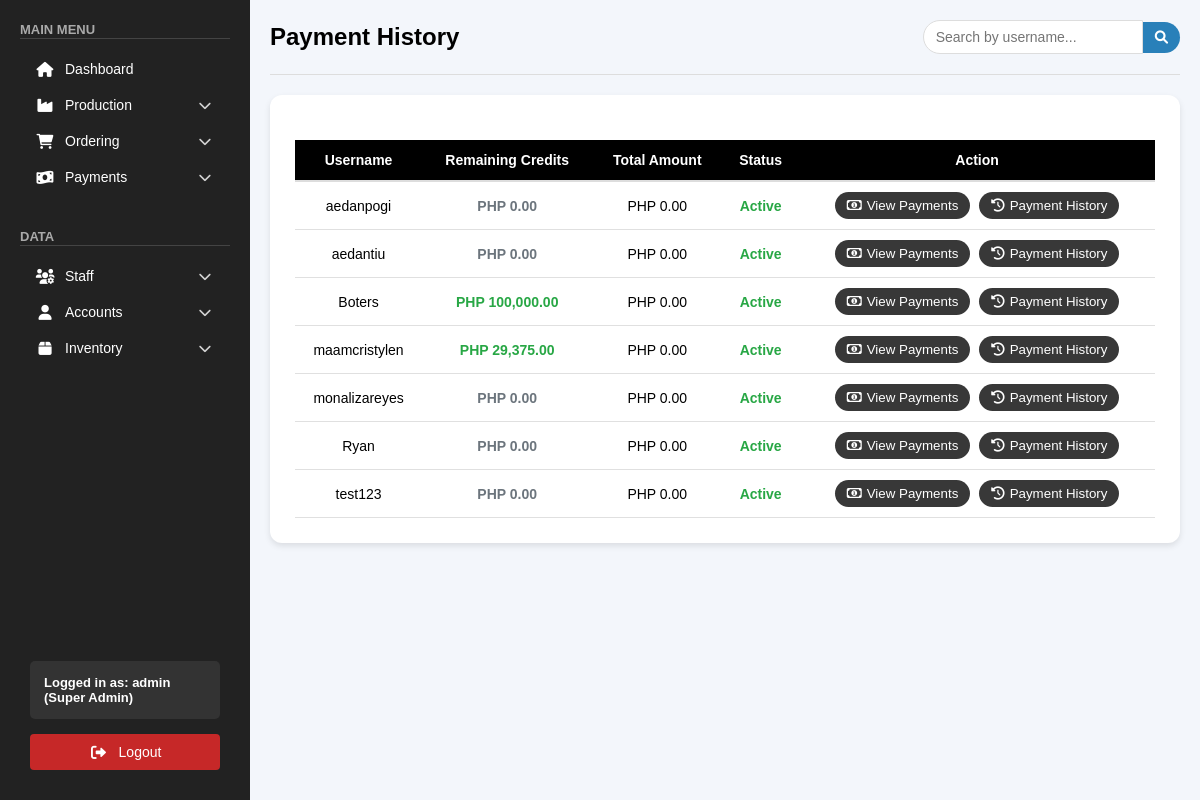
The page /admin/public/pages/payment_history.php (signed in) on the database its author committed.
### tables this page shows
CREATE TABLE `clients_accounts` (
  `id` int(11) NOT NULL,
  `username` varchar(255) NOT NULL,
  `password` varchar(255) NOT NULL,
  `email` varchar(255) NOT NULL,
  `phone` varchar(50) DEFAULT NULL,
  `region` varchar(100) DEFAULT NULL,
  `city` varchar(100) DEFAULT NULL,
  `company` varchar(255) DEFAULT NULL,
  `company_address` varchar(255) DEFAULT NULL,
  `bill_to_address` varchar(255) DEFAULT NULL,
  `business_proof` text DEFAULT NULL,
  `status` varchar(50) DEFAULT 'Active',
  `balance` decimal(10,2) DEFAULT 0.00,
  `created_at` timestamp NOT NULL DEFAULT current_timestamp(),
  `client_session_id` varchar(255) DEFAULT NULL,
  `client_last_login` timestamp NULL DEFAULT NULL,
  `verification_code` varchar(6) DEFAULT NULL,
  `code_expires_at` datetime DEFAULT NULL
);

### admin/public/pages/payment_history.php (the view, shortened to what this page needs)
<?php
include "../../backend/db_connection.php";
$sql = "SELECT username, status, balance FROM clients_accounts WHERE status IN ('Active', 'Inactive') ORDER BY username";
$result = $conn->query($sql);
$users = [];
if ($result && $result->num_rows > 0) {
    while ($row = $result->fetch_assoc()) {
        $users[] = $row;
    }
}
?>
<!DOCTYPE html>
<html lang="en">
<head>
    <link rel="stylesheet" href="/css/orders.css">
    <link rel="stylesheet" href="/css/sidebar.css">
    <link rel="stylesheet" href="/css/payment_history.css">
    <link rel="stylesheet" href="https://cdnjs.cloudflare.com/ajax/libs/font-awesome/6.0.0/css/all.min.css">
</head>
<body>
    <?php include '../sidebar.php'; ?>
    <div class="main-content">
        <div class="orders-header">
            <h1>Payment History</h1>
            <div class="search-container">
                <input type="text" id="searchInput" placeholder="Search by username...">
                <button class="search-btn"><i class="fas fa-search"></i></button>
            </div>
        </div>
        <div class="orders-table-container">
            <table class="orders-table">
                <thead>
                    <tr>
                        <th>Username</th>
                        <th>Remaining Credits</th>
                        <th>Total Amount</th>
                        <th>Status</th>
                        <th>Action</th>
                    </tr>
                </thead>
                <tbody>
                    <?php foreach ($users as $user): ?>
                        <tr>
                            <td><?= htmlspecialchars($user['username']) ?></td>
                            <td>
                                <?php
                                    $balanceClass = 'total-balance-zero';
                                    if ($user['balance'] > 0) {
                                        $balanceClass = 'total-balance-positive';
                                    } elseif ($user['balance'] < 0) {
                                        $balanceClass = 'total-balance-negative';
                                    }
                                ?>
                                <span class="<?= $balanceClass ?>">
                                    PHP <?= number_format($user['balance'], 2) ?>
                                </span>
                            </td>
                            <td>
                                <span class="yearly-amount" data-username="<?= htmlspecialchars($user['username']) ?>">
                                </span>
                            </td>
                            <td>
                                <span class="status-<?= strtolower($user['status']) ?>">
                                    <?= htmlspecialchars($user['status']) ?>
                                </span>
                            </td>
                            <td>
                                <div class="action-buttons">
                                    <button class="view-button" onclick="viewPaymentHistory('<?= htmlspecialchars($user['username']) ?>', <?= $user['balance'] ?>)">
                                        <i class="far fa-money-bill-alt"></i>View Payments
                                    </button>
                                    <button class="view-button" onclick="viewPaymentHistoryOnly('<?= htmlspecialchars($user['username']) ?>')">
                                        <i class="fas fa-history"></i>Payment History
                                    </button>
                                </div>
                            </td>
                        </tr>
                    <?php endforeach; ?>
                </tbody>
            </table>
        </div>
    </div>
</body>
</html>

### admin/css/orders.css (style rules this page uses)
body { font-family: Arial, sans-serif; background-color: #f3f6fb; margin: 0; box-sizing: border-box; }
.orders-header { display: flex; justify-content: space-between; align-items: center; margin-bottom: 20px; padding-bottom: 20px; border-bottom: 1px solid #ddd; }
.orders-header h1 { font-size: 24px; font-weight: bold; display: flex; align-items: center; gap: 12px; }
.orders-table-container { background-color: #ffffff; padding: 25px; border-radius: 12px; box-shadow: 0px 3px 6px rgba(0, 0, 0, 0.1); }
.orders-table { width: 100%; border-collapse: collapse; font-size: 14px; }
.orders-table th { background-color: black; color: white; font-weight: bold; padding: 12px; text-align: center; border-bottom: 2px solid #ddd; }
.orders-table td { padding: 10px; text-align: center; border-bottom: 1px solid #e0e0e0; }
.action-buttons { display: flex; justify-content: center; gap: 10px; }
.status-active { color: #DAA520; font-weight: 600; }
.search-container { display: flex; align-items: center; }
.search-container input { padding: 8px 12px; border-radius: 20px 0 0 20px; border: 1px solid #ddd; font-size: 14px; width: 220px; }
.search-container .search-btn { background-color: #2980b9; color: white; border: none; border-radius: 0 20px 20px 0; padding: 8px 12px; cursor: pointer; }
.orders-header { display: flex; justify-content: space-between; align-items: center; margin-bottom: 20px; }

### admin/css/sidebar.css (style rules this page uses)
* { margin: 0; padding: 0; box-sizing: border-box; font-family: Arial, sans-serif; text-decoration: none; }
.main-content { margin-left: 250px; padding: 20px; width: calc(100% - 250px); box-sizing: border-box; overflow-x: auto; }

### admin/css/payment_history.css (style rules this page uses)
.view-button { padding: 6px 12px; background-color: rgb(56, 56, 56); color: white; border: none; border-radius: 4px; cursor: pointer; transition: background-color 0.3s; }
.orders-table { margin-top: 20px; }

### admin/public/pages/payment_history.php (style rules this page uses)
.status-active { color: #28a745; font-weight: 600; }
.far.fa-money-bill-alt { margin-right: 5px; }
.view-button, .status-toggle, .download-button { border-radius: 80px; margin: 0 2px; min-width: 85px; }
.total-balance-positive { color: #28a745; font-weight: 600; }
.total-balance-zero { color: #6c757d; font-weight: 600; }
.search-container { display: flex; align-items: center; }
.search-container input { padding: 8px 12px; border-radius: 20px 0 0 20px; border: 1px solid #ddd; font-size: 14px; width: 220px; }
.search-container .search-btn { background-color: #2980b9; color: white; border: none; border-radius: 0 20px 20px 0; padding: 8px 12px; cursor: pointer; }
.action-buttons { display: flex; gap: 5px; }
.fas.fa-history { margin-right: 5px; }

### rows shown on the page
clients_accounts: username "aedanpogi", balance "0.00", status "Active"
clients_accounts: username "aedantiu", balance "0.00", status "Active"
clients_accounts: username "Boters", balance "100,000.00", status "Active"
clients_accounts: username "maamcristylen", balance "29,375.00", status "Active"
clients_accounts: username "monalizareyes", balance "0.00", status "Active"
clients_accounts: username "Ryan", balance "0.00", status "Active"
clients_accounts: username "test123", balance "0.00", status "Active"

### other values the page prints
$username "admin"
$role "Super Admin"
